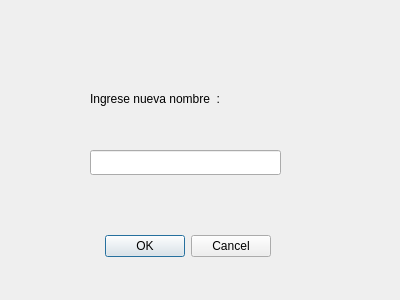
<?xml version="1.0" encoding="UTF-8"?>
<ui version="4.0">
 <class>New_name</class>
 <widget class="QDialog" name="New_name">
  <property name="geometry">
   <rect>
    <x>0</x>
    <y>0</y>
    <width>400</width>
    <height>300</height>
   </rect>
  </property>
  <property name="windowTitle">
   <string>Dialog</string>
  </property>
  <widget class="QDialogButtonBox" name="buttonBox">
   <property name="geometry">
    <rect>
     <x>50</x>
     <y>230</y>
     <width>221</width>
     <height>32</height>
    </rect>
   </property>
   <property name="orientation">
    <enum>Qt::Horizontal</enum>
   </property>
   <property name="standardButtons">
    <set>QDialogButtonBox::Cancel|QDialogButtonBox::Ok</set>
   </property>
  </widget>
  <widget class="QLabel" name="label_2">
   <property name="geometry">
    <rect>
     <x>90</x>
     <y>90</y>
     <width>191</width>
     <height>17</height>
    </rect>
   </property>
   <property name="text">
    <string>Ingrese nueva nombre  : </string>
   </property>
  </widget>
  <widget class="QLineEdit" name="lineEdit_2">
   <property name="geometry">
    <rect>
     <x>90</x>
     <y>150</y>
     <width>191</width>
     <height>25</height>
    </rect>
   </property>
  </widget>
 </widget>
 <resources/>
 <connections>
  <connection>
   <sender>buttonBox</sender>
   <signal>accepted()</signal>
   <receiver>New_name</receiver>
   <slot>accept()</slot>
   <hints>
    <hint type="sourcelabel">
     <x>248</x>
     <y>254</y>
    </hint>
    <hint type="destinationlabel">
     <x>157</x>
     <y>274</y>
    </hint>
   </hints>
  </connection>
  <connection>
   <sender>buttonBox</sender>
   <signal>rejected()</signal>
   <receiver>New_name</receiver>
   <slot>reject()</slot>
   <hints>
    <hint type="sourcelabel">
     <x>316</x>
     <y>260</y>
    </hint>
    <hint type="destinationlabel">
     <x>286</x>
     <y>274</y>
    </hint>
   </hints>
  </connection>
 </connections>
</ui>
